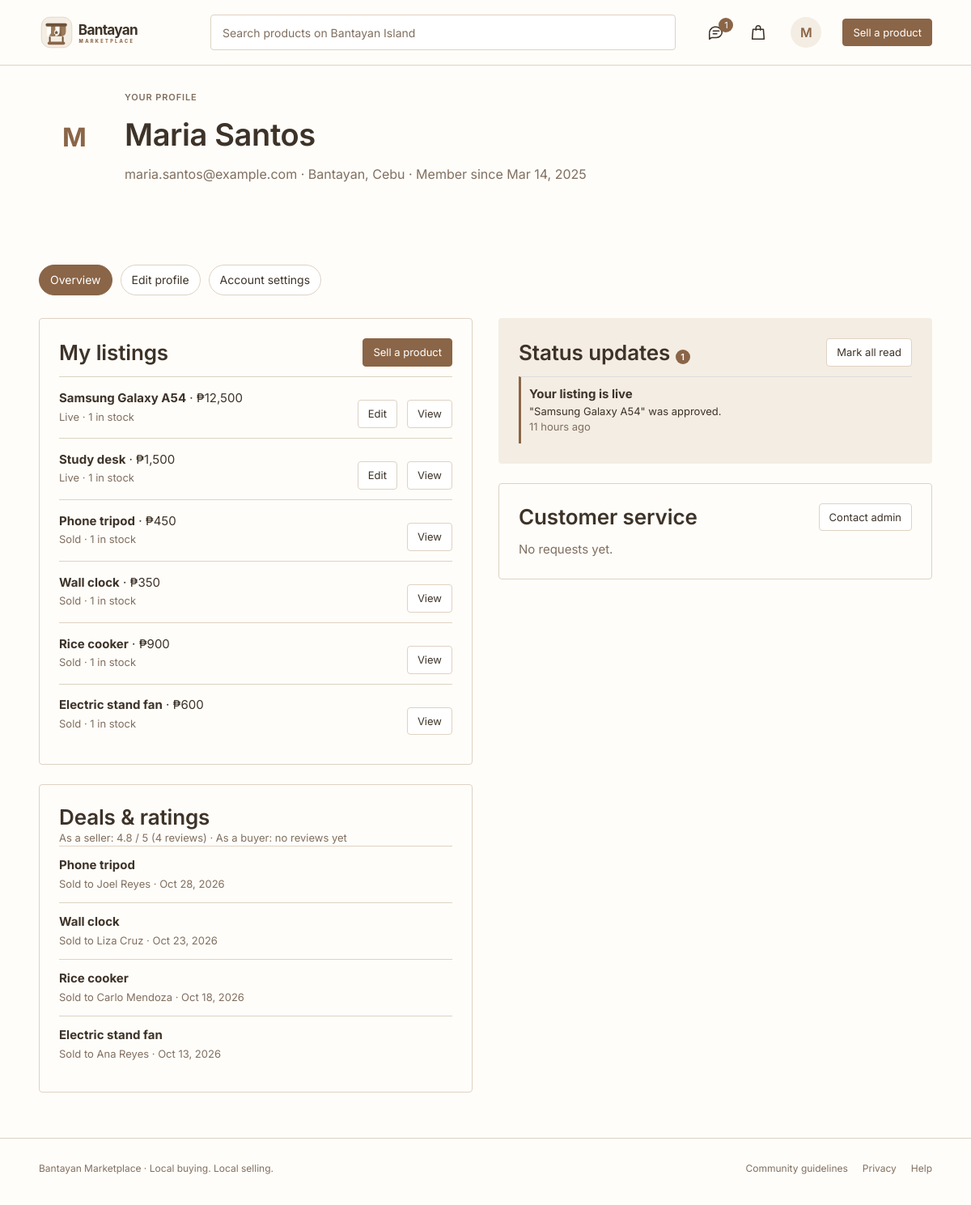
The app's page /account.php (signed in) with its own data.
### tables this page shows
CREATE TABLE IF NOT EXISTS users (
  id                 INT UNSIGNED NOT NULL AUTO_INCREMENT,
  firstname          VARCHAR(80)  NOT NULL,
  lastname           VARCHAR(80)  NOT NULL,
  username           VARCHAR(40)  NULL,
  email              VARCHAR(190) NULL,
  phone              VARCHAR(32)  NULL,
  phone_carrier      ENUM('globe','smart') NULL,
  email_verified_at  DATETIME     NULL,
  phone_verified_at  DATETIME     NULL,
  password_hash      VARCHAR(255) NOT NULL,
  town_id            INT UNSIGNED NOT NULL,
  role               ENUM('member','admin')      NOT NULL DEFAULT 'member',
  status             ENUM('active','restricted','deactivated') NOT NULL DEFAULT 'active',
  violation_count    INT UNSIGNED NOT NULL DEFAULT 0,
  profile_pic        VARCHAR(255) NULL,
  seller_background VARCHAR(255) NULL,
  terms_accepted_at  DATETIME     NOT NULL,
  face_verified_at   DATETIME     NULL,
  last_login_at      DATETIME     NULL,
  created_at         DATETIME     NOT NULL DEFAULT CURRENT_TIMESTAMP,
  updated_at         DATETIME     NOT NULL DEFAULT CURRENT_TIMESTAMP ON UPDATE CURRENT_TIMESTAMP,
  PRIMARY KEY (id),
  UNIQUE KEY uq_users_username (username),
  UNIQUE KEY uq_users_email (email),
  UNIQUE KEY uq_users_phone (phone),
  KEY idx_users_town (town_id),
  CONSTRAINT fk_users_town FOREIGN KEY (town_id) REFERENCES towns (id)
);

CREATE TABLE IF NOT EXISTS towns (
  id            INT UNSIGNED NOT NULL AUTO_INCREMENT,
  name          VARCHAR(60)  NOT NULL,
  slug          VARCHAR(60)  NOT NULL,
  PRIMARY KEY (id),
  UNIQUE KEY uq_towns_name (name),
  UNIQUE KEY uq_towns_slug (slug)
);

CREATE TABLE IF NOT EXISTS listings (
  id               INT UNSIGNED NOT NULL AUTO_INCREMENT,
  seller_id        INT UNSIGNED NOT NULL,
  category_id      INT UNSIGNED NULL,
  town_id          INT UNSIGNED NOT NULL,
  title            VARCHAR(150) NOT NULL,
  description      TEXT         NOT NULL,
  price            DECIMAL(10,2) NOT NULL DEFAULT 0.00,
  stock            INT UNSIGNED NOT NULL DEFAULT 1,
  item_condition   ENUM('new','like_new','used') NULL,
  status           ENUM('draft','pending','changes_requested','approved','rejected','removed','sold')
                   NOT NULL DEFAULT 'draft',
  submitted_at     DATETIME NULL,
  published_at     DATETIME NULL,
  sold_at          DATETIME NULL,
  created_at       DATETIME NOT NULL DEFAULT CURRENT_TIMESTAMP,
  updated_at       DATETIME NOT NULL DEFAULT CURRENT_TIMESTAMP ON UPDATE CURRENT_TIMESTAMP,
  PRIMARY KEY (id),
  KEY idx_listings_status_published (status, published_at),
  KEY idx_listings_category (category_id, status),
  KEY idx_listings_town (town_id),
  KEY idx_listings_seller (seller_id, status),
  KEY idx_listings_price (price),
  KEY idx_listings_stock (status, stock),
  CONSTRAINT chk_listings_price CHECK (price >= 0),
  CONSTRAINT fk_listings_seller   FOREIGN KEY (seller_id)   REFERENCES users (id),
  CONSTRAINT fk_listings_category FOREIGN KEY (category_id) REFERENCES categories (id),
  CONSTRAINT fk_listings_town     FOREIGN KEY (town_id)     REFERENCES towns (id)
);

CREATE TABLE IF NOT EXISTS deals (
  id            INT UNSIGNED NOT NULL AUTO_INCREMENT,
  purchase_id   INT UNSIGNED NULL,
  listing_id    INT UNSIGNED NOT NULL,
  buyer_id      INT UNSIGNED NOT NULL,
  seller_id     INT UNSIGNED NOT NULL,
  completed_at  DATETIME NOT NULL DEFAULT CURRENT_TIMESTAMP,
  PRIMARY KEY (id),
  UNIQUE KEY uq_deals_purchase (purchase_id),
  KEY idx_deals_listing (listing_id),
  KEY idx_deals_buyer (buyer_id),
  KEY idx_deals_seller (seller_id),
  CONSTRAINT chk_deals_parties CHECK (buyer_id <> seller_id),
  CONSTRAINT fk_deals_listing FOREIGN KEY (listing_id) REFERENCES listings (id),
  CONSTRAINT fk_deals_purchase FOREIGN KEY (purchase_id) REFERENCES purchases (id),
  CONSTRAINT fk_deals_buyer   FOREIGN KEY (buyer_id)   REFERENCES users (id),
  CONSTRAINT fk_deals_seller  FOREIGN KEY (seller_id)  REFERENCES users (id)
);

CREATE TABLE IF NOT EXISTS notifications (
  id          INT UNSIGNED NOT NULL AUTO_INCREMENT,
  user_id     INT UNSIGNED NOT NULL,
  type        VARCHAR(40)  NOT NULL,
  title       VARCHAR(150) NOT NULL,
  body        VARCHAR(500) NULL,
  link        VARCHAR(255) NULL,
  read_at     DATETIME NULL,
  created_at  DATETIME NOT NULL DEFAULT CURRENT_TIMESTAMP,
  PRIMARY KEY (id),
  KEY idx_notifications_user (user_id, read_at, created_at),
  CONSTRAINT fk_notifications_user FOREIGN KEY (user_id) REFERENCES users (id) ON DELETE CASCADE
);

### views/account.php (the view, shortened to what the rows shown need)
<?php if ($section === 'edit-profile'): ?>
<section class="wrap page-head">
    <a class="link" href="<?= e(url('account.php')) ?>">‹ Back to account</a>
    <h1 class="h1 top-gap-sm">Edit profile</h1>
</section>
<section class="wrap pad-bottom">
    <div class="panel">
        <?php if ($profileErrors): ?>
            <div class="flash flash-error" role="alert"><ul><?php foreach ($profileErrors as $err): ?><li><?= e($err) ?></li><?php endforeach; ?></ul></div>
        <?php endif; ?>
        <form method="post" action="<?= e(url('account.php?section=edit-profile')) ?>" enctype="multipart/form-data" class="form">
            <?= csrf_field() ?>
            <input type="hidden" name="action" value="update_profile">
            <div class="profile-picture-field">
                <div class="profile-avatar profile-avatar-edit">
                    <?php if (!empty($me['profile_pic'])): ?>
                        <img src="<?= e(url((string) $me['profile_pic'])) ?>" alt="<?= e(full_name($me)) ?>">
                    <?php else: ?>
                        <span><?= e(mb_strtoupper(mb_substr((string) $me['firstname'], 0, 1))) ?></span>
                    <?php endif; ?>
                </div>
                <div class="field grow">
                    <label for="profile_picture">Profile picture</label>
                    <input id="profile_picture" class="file-btn" name="profile_picture" type="file" accept="image/jpeg,image/png">
                    <p class="hint">JPG or PNG, up to 5 MB.</p>
                </div>
            </div>
            <div class="field-row">
                <div class="field">
                    <label for="firstname">First name</label>
                    <input id="firstname" name="firstname" value="<?= e((string) $me['firstname']) ?>" autocomplete="given-name" required>
                </div>
                <div class="field">
                    <label for="lastname">Last name</label>
                    <input id="lastname" name="lastname" value="<?= e((string) $me['lastname']) ?>" autocomplete="family-name" required>
                </div>
            </div>
            <div class="field">
                <label for="username">Username</label>
                <input id="username" name="username" value="<?= e((string) ($me['username'] ?? '')) ?>" autocomplete="username" pattern="[A-Za-z0-9._]{3,40}" required>
                <p class="hint">Use this username or your email address to sign in.</p>
            </div>
            <div class="field">
                <label for="email">Email address</label>
                <input id="email" name="email" type="email" value="<?= e((string) $me['email']) ?>" autocomplete="email" required>
                <p class="hint">Changing your email requires verification after saving.</p>
            </div>
            <div class="field">
                <label for="town_id">Town on Bantayan Island</label>
                <select id="town_id" name="town_id" required>
                    <?php foreach ($towns as $town): ?>
                        <option value="<?= (int) $town['id'] ?>"<?= (int) $me['town_id'] === (int) $town['id'] ? ' selected' : '' ?>><?= e(town_label($town['name'])) ?></option>
                    <?php endforeach; ?>
                </select>
            </div>
            <button class="btn btn-primary" type="submit">Save profile</button>
        </form>
    </div>
</section>
<?php else: ?>
<div
    class="account-profile-banner<?= !empty($me['seller_background']) ? ' has-background' : '' ?>"
    <?php if (!empty($me['seller_background'])): ?>
        style="background-image: url('<?= e(url((string) $me['seller_background'])) ?>')"
    <?php endif; ?>
>
<section class="wrap page-head account-profile-header">
    <div class="account-heading">
        <div class="profile-avatar">
            <?php if (!empty($me['profile_pic'])): ?>
                <img src="<?= e(url((string) $me['profile_pic'])) ?>" alt="<?= e(full_name($me)) ?>">
            <?php else: ?>
                <span><?= e(mb_strtoupper(mb_substr((string) $me['firstname'], 0, 1))) ?></span>
            <?php endif; ?>
        </div>
        <div>
            <p class="eyebrow">YOUR PROFILE</p>
            <h1 class="h1"><?= e(full_name($me)) ?></h1>
            <p class="lead"><?= e($me['email']) ?> · <?= e(town_label($me['town_name'])) ?> · Member since <?= e(date_pretty($me['created_at'])) ?></p>
        </div>
    </div>
</section>
<section class="wrap page-head account-profile-tabs">
    <div class="account-tab-controls">
        <nav class="chips" aria-label="Account sections" role="tablist" data-account-default="overview">
            <a class="chip" id="overview-tab" href="#overview" role="tab" aria-controls="overview" aria-selected="false" tabindex="-1" data-account-tab>Overview</a>
            <a class="chip" id="edit-profile-tab" href="#edit-profile" role="tab" aria-controls="edit-profile" aria-selected="false" tabindex="-1" data-account-tab>Edit profile</a>
            <?php if (!is_admin($me)): ?>
                <a class="chip" id="settings-tab" href="#settings" role="tab" aria-controls="settings" aria-selected="false" tabindex="-1" data-account-tab>Account settings</a>
            <?php endif; ?>
        </nav>
    </div>
</section>
</div>
<section class="wrap pad-bottom account-grid account-panel" id="overview" role="tabpanel" aria-labelledby="overview-tab" tabindex="0">
    <div>
        <div class="panel">
            <div class="panel-head"><h2 class="h2">My listings</h2><a class="btn btn-primary btn-sm" href="<?= e(url('sell.php')) ?>">Sell a product</a></div>
            <?php foreach ($myListings as $l): ?>
                <div class="row-item">
                    <div>
                        <strong><?= e($l['title'] ?: 'Untitled') ?></strong> · <?= e(money($l['price'])) ?><br>
                        <span class="small muted">
                            <?= $l['status'] === 'approved' && (int) $l['stock'] <= 0
                                ? 'Out of stock'
                                : e(listing_status_label($l['status']) . ' · ' . (int) $l['stock'] . ' in stock') ?>
                        </span>
                    </div>
                    <div class="btn-row">
                        <?php if (in_array($l['status'], ['draft', 'changes_requested', 'approved'], true)): ?>
                            <a class="btn btn-sm" href="<?= e(url('sell.php?id=' . (int) $l['id'])) ?>">Edit</a>
                        <?php endif; ?>
                        <a class="btn btn-sm" href="<?= e(url('listing.php?id=' . (int) $l['id'])) ?>">View</a>
                    </div>
                </div>
            <?php endforeach; ?>
        </div>
        <div class="panel top-gap">
            <h2 class="h2">Deals &amp; ratings</h2>
            <p class="small muted">
                As a seller: <?= $ratings['seller']['count'] ? e(number_format((float) $ratings['seller']['avg'], 1)) . ' / 5 (' . (int) $ratings['seller']['count'] . ' reviews)' : 'no reviews yet' ?> ·
                As a buyer: <?= $ratings['buyer']['count'] ? e(number_format((float) $ratings['buyer']['avg'], 1)) . ' / 5 (' . (int) $ratings['buyer']['count'] . ' reviews)' : 'no reviews yet' ?>
            </p>
            <?php foreach ($deals as $d): ?>
                <div class="row-item">
                    <div>
                        <strong><?= e($d['listing_title']) ?></strong><br>
                        <span class="small muted"><?= (int) $d['buyer_id'] === (int) $me['id'] ? 'Bought from' : 'Sold to' ?> <?= e(trim($d['other_firstname'] . ' ' . $d['other_lastname'])) ?> · <?= e(date_pretty($d['completed_at'])) ?></span>
                    </div>
                </div>
            <?php endforeach; ?>
        </div>
    </div>
    <div>
        <div class="panel panel-soft" id="notifications">
            <div class="panel-head">
                <h2 class="h2">Status updates<?php if ($unreadNotes > 0): ?> <span class="badge"><?= (int) $unreadNotes ?></span><?php endif; ?></h2>
                <?php if ($unreadNotes > 0): ?>
                    <form method="post" action="<?= e(url('account.php')) ?>"><button class="btn btn-sm" type="submit" data-confirm-click="Mark all status updates as read?">Mark all read</button></form>
                <?php endif; ?>
            </div>
            <?php foreach ($notifications as $n): ?>
                <div class="note<?= $n['read_at'] ? '' : ' unread' ?>">
                    <strong><?= e($n['title']) ?></strong>
                    <?php if ($n['body']): ?><p class="small"><?= e($n['body']) ?></p><?php endif; ?>
                    <p class="small muted"><?= e(time_ago($n['created_at'])) ?><?php if ($n['link']): ?> · <a class="link" href="<?= e(url($n['link'])) ?>">Open</a><?php endif; ?></p>
                </div>
            <?php endforeach; ?>
        </div>
        <?php if (!is_admin($me)): ?>
            <div class="panel top-gap">
                <div class="panel-head"><h2 class="h2">Customer service</h2><a class="btn btn-sm" href="<?= e(url('support.php')) ?>">Contact admin</a></div>
                <?php if (!$tickets): ?><p class="muted">No requests yet.</p><?php endif; ?>
            </div>
        <?php endif; ?>
    </div>
</section>
<?php endif; ?>

### views/partials/site-header.php (shortened to what the rows shown need)
<?php
$mh = $layout['mobile_header'];
?>
<header class="site-header<?= $mh ? ' has-appbar' : '' ?>">
    <div class="wrap header-row">
        <nav class="header-nav" aria-label="Account">
            <?php if ($me): ?>
                <a class="header-icon-link hide-mobile" href="<?= e(url('messages.php')) ?>" aria-label="Messages<?= $unread > 0 ? ' (' . (int) $unread . ' unread)' : '' ?>" title="Messages">
                    <svg viewBox="0 0 24 24" aria-hidden="true" focusable="false">
                        <path d="M20 11.5a7.5 7.5 0 0 1-7.5 7.5H6l-3 2v-6a7.5 7.5 0 1 1 17-3.5Z"></path>
                        <path d="M8 10h8M8 14h5"></path>
                    </svg>
                    <?php if ($unread > 0): ?><span class="badge"><?= (int) $unread ?></span><?php endif; ?>
                </a>
                <div class="profile-menu">
                    <button
                        class="profile-menu-trigger"
                        type="button"
                        aria-label="Open profile menu"
                        aria-haspopup="true"
                        aria-expanded="false"
                        aria-controls="header-profile-menu"
                        data-profile-menu-button
                    >
                        <span class="profile-menu-avatar">
                            <?php if (!empty($me['profile_pic'])): ?>
                                <img src="<?= e(url((string) $me['profile_pic'])) ?>" alt="">
                            <?php else: ?>
                                <?= e(mb_strtoupper(mb_substr((string) ($me['firstname'] ?? ''), 0, 1))) ?>
                            <?php endif; ?>
                        </span>
                    </button>
                </div>
            <?php else: ?>
                <a class="nav-link" href="<?= e(url('login.php')) ?>">Sign in<span class="hide-mobile"> / Register</span></a>
                <a class="btn btn-primary btn-sm hide-mobile" href="<?= e(url('sell.php')) ?>">Sell a product</a>
            <?php endif; ?>
        </nav>
    </div>
</header>

### records on screen
users: id "1", firstname "M", full_name($me) "Maria Santos", email "maria.santos@example.com", town.name "Bantayan, Cebu", created_at "Mar 14, 2025"
listings: title "Samsung Galaxy A54", price "₱12,500", status+stock "Live · 1 in stock"
listings: title "Study desk", price "₱1,500", status+stock "Live · 1 in stock"
listings: title "Phone tripod", price "₱450", status+stock "Sold · 1 in stock"
listings: title "Wall clock", price "₱350", status+stock "Sold · 1 in stock"
listings: title "Rice cooker", price "₱900", status+stock "Sold · 1 in stock"
listings: title "Electric stand fan", price "₱600", status+stock "Sold · 1 in stock"
deals: listing.title "Phone tripod", shows "Sold to", buyer.lastname "Joel Reyes", completed_at "Oct 28, 2026"
deals: listing.title "Wall clock", shows "Sold to", buyer.lastname "Liza Cruz", completed_at "Oct 23, 2026"
deals: listing.title "Rice cooker", shows "Sold to", buyer.lastname "Carlo Mendoza", completed_at "Oct 18, 2026"
deals: listing.title "Electric stand fan", shows "Sold to", buyer.lastname "Ana Reyes", completed_at "Oct 13, 2026"
notifications: title "Your listing is live", body "\"Samsung Galaxy A54\" was approved.", created_at "11 hours ago"

### other values on screen
$ratings['seller']['avg'] "4.8"
$ratings['seller']['count'] "4"
$unreadNotes "1"
$text "Bantayan Marketplace · Local buying. Local selling."
$label "Community guidelines"
$label "Privacy"
$label "Help"
